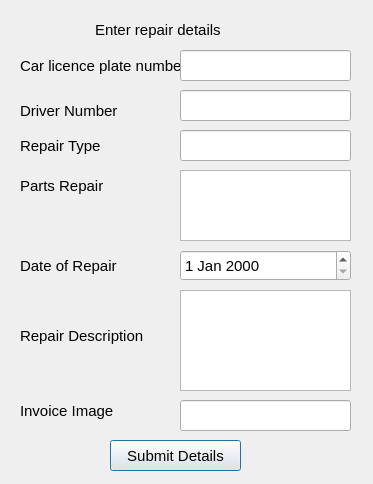
<?xml version="1.0" encoding="UTF-8"?>
<ui version="4.0">
 <class>repaircar</class>
 <widget class="QDialog" name="repaircar">
  <property name="geometry">
   <rect>
    <x>0</x>
    <y>0</y>
    <width>373</width>
    <height>484</height>
   </rect>
  </property>
  <property name="windowTitle">
   <string>Repair Car Details</string>
  </property>
  <property name="styleSheet">
   <string notr="true">QLabel{
font-size:15px;
}
QLineEdit{
font-size:15px; 
}
QPushButton{
font-size:15px;
}
QDateEdit{
font-size:15px;
}
QComboBox{
font-size:15px;
}</string>
  </property>
  <widget class="QLabel" name="label">
   <property name="geometry">
    <rect>
     <x>95</x>
     <y>20</y>
     <width>131</width>
     <height>20</height>
    </rect>
   </property>
   <property name="text">
    <string>Enter repair details</string>
   </property>
  </widget>
  <widget class="QLabel" name="label_2">
   <property name="geometry">
    <rect>
     <x>20</x>
     <y>55</y>
     <width>171</width>
     <height>21</height>
    </rect>
   </property>
   <property name="text">
    <string>Car licence plate number</string>
   </property>
  </widget>
  <widget class="QLabel" name="label_3">
   <property name="geometry">
    <rect>
     <x>20</x>
     <y>400</y>
     <width>131</width>
     <height>21</height>
    </rect>
   </property>
   <property name="text">
    <string>Invoice Image</string>
   </property>
  </widget>
  <widget class="QLabel" name="label_6">
   <property name="geometry">
    <rect>
     <x>20</x>
     <y>100</y>
     <width>131</width>
     <height>21</height>
    </rect>
   </property>
   <property name="text">
    <string>Driver Number</string>
   </property>
  </widget>
  <widget class="QLabel" name="label_7">
   <property name="geometry">
    <rect>
     <x>20</x>
     <y>130</y>
     <width>141</width>
     <height>31</height>
    </rect>
   </property>
   <property name="text">
    <string>Repair Type</string>
   </property>
  </widget>
  <widget class="QLabel" name="label_8">
   <property name="geometry">
    <rect>
     <x>20</x>
     <y>170</y>
     <width>131</width>
     <height>31</height>
    </rect>
   </property>
   <property name="text">
    <string>Parts Repair</string>
   </property>
  </widget>
  <widget class="QLabel" name="label_9">
   <property name="geometry">
    <rect>
     <x>20</x>
     <y>320</y>
     <width>141</width>
     <height>31</height>
    </rect>
   </property>
   <property name="text">
    <string>Repair Description</string>
   </property>
  </widget>
  <widget class="QLabel" name="label_10">
   <property name="geometry">
    <rect>
     <x>20</x>
     <y>250</y>
     <width>141</width>
     <height>31</height>
    </rect>
   </property>
   <property name="text">
    <string>Date of Repair</string>
   </property>
  </widget>
  <widget class="QPushButton" name="repairsubmit">
   <property name="geometry">
    <rect>
     <x>110</x>
     <y>440</y>
     <width>131</width>
     <height>31</height>
    </rect>
   </property>
   <property name="text">
    <string>Submit Details</string>
   </property>
  </widget>
  <widget class="QLineEdit" name="numcar">
   <property name="geometry">
    <rect>
     <x>180</x>
     <y>50</y>
     <width>171</width>
     <height>31</height>
    </rect>
   </property>
  </widget>
  <widget class="QLineEdit" name="numdrive">
   <property name="geometry">
    <rect>
     <x>180</x>
     <y>90</y>
     <width>171</width>
     <height>31</height>
    </rect>
   </property>
  </widget>
  <widget class="QLineEdit" name="invoiceimage">
   <property name="geometry">
    <rect>
     <x>180</x>
     <y>400</y>
     <width>171</width>
     <height>31</height>
    </rect>
   </property>
  </widget>
  <widget class="QLineEdit" name="repairtype">
   <property name="geometry">
    <rect>
     <x>180</x>
     <y>130</y>
     <width>171</width>
     <height>31</height>
    </rect>
   </property>
  </widget>
  <widget class="QTextEdit" name="repairdescription">
   <property name="geometry">
    <rect>
     <x>180</x>
     <y>290</y>
     <width>171</width>
     <height>101</height>
    </rect>
   </property>
  </widget>
  <widget class="QTextEdit" name="partsrepair">
   <property name="geometry">
    <rect>
     <x>180</x>
     <y>170</y>
     <width>171</width>
     <height>71</height>
    </rect>
   </property>
  </widget>
  <widget class="QDateEdit" name="daterepair">
   <property name="geometry">
    <rect>
     <x>180</x>
     <y>250</y>
     <width>171</width>
     <height>31</height>
    </rect>
   </property>
  </widget>
 </widget>
 <resources/>
 <connections/>
</ui>
